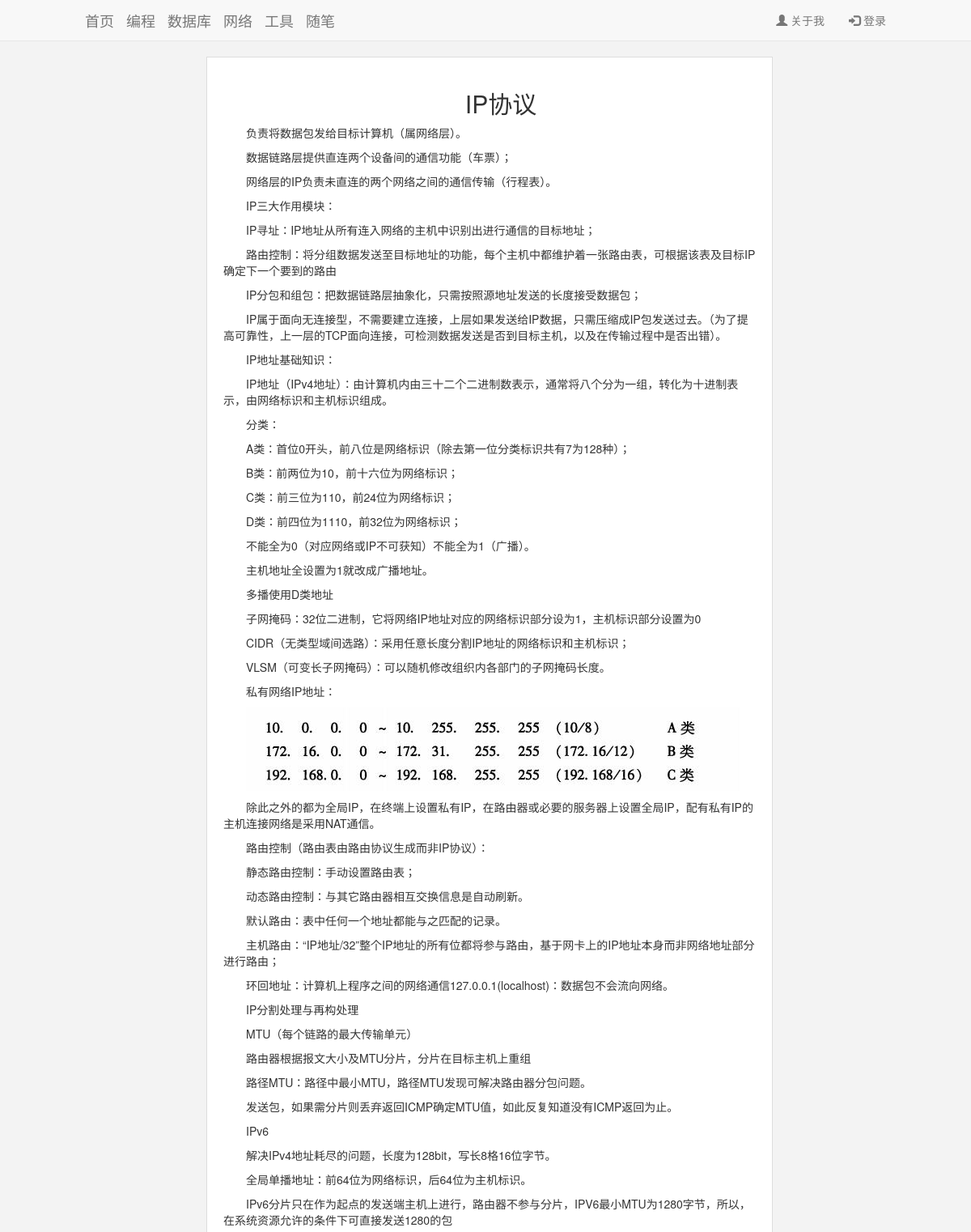
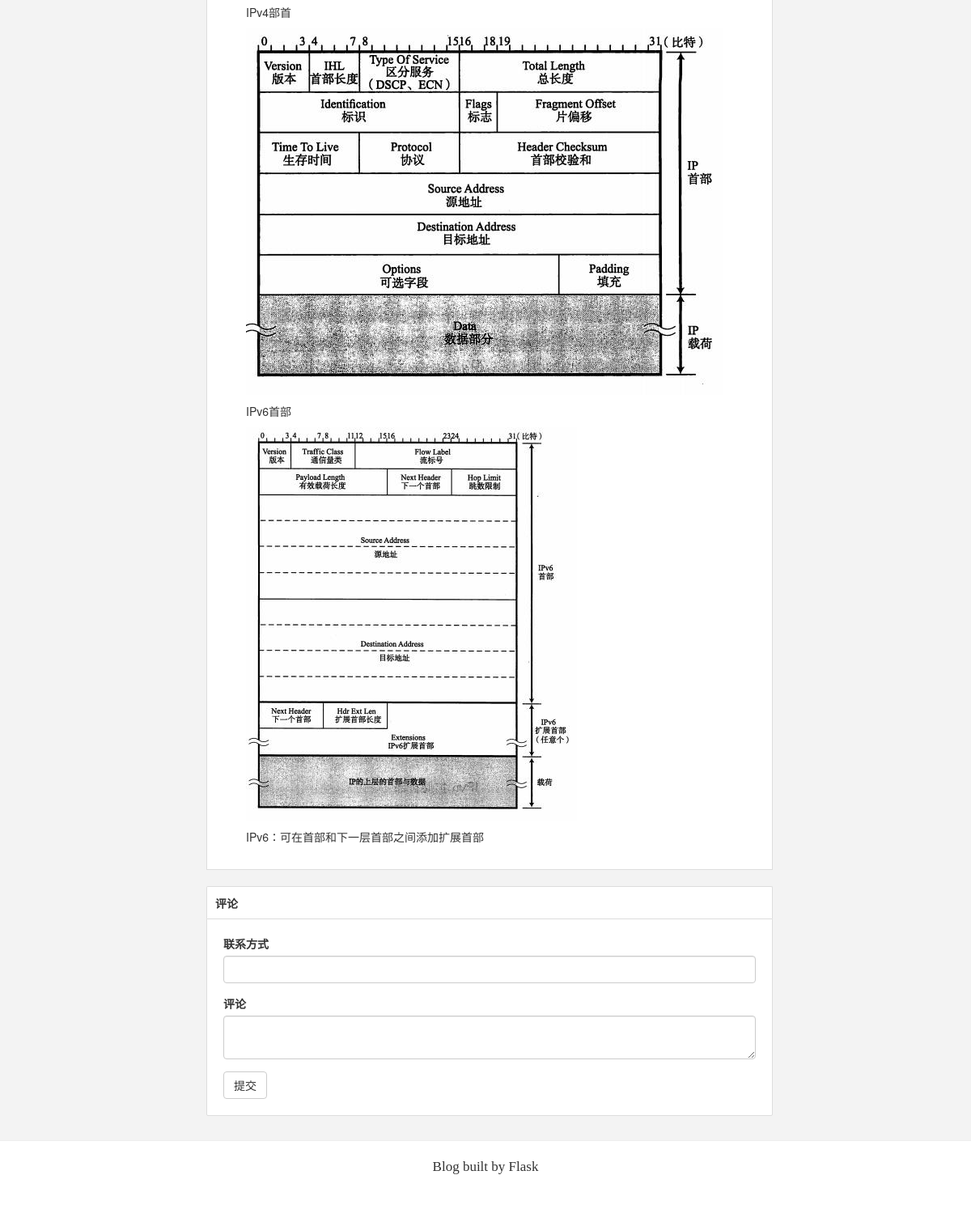
Screenshot of /post/8 with the database file from the repository (2 pictures, top to bottom).
### app/models.py (models this page shows)
class Post(db.Model):
    __tablename__ = 'posts'
    id = db.Column(db.Integer, primary_key=True)
    head_pic = db.Column(db.Text, default='/static/pic/test3.jpg')
    body_pic = db.Column(db.Text)
    title = db.Column(db.Text)
    body = db.Column(db.Text)
    abstract = db.Column(db.Text)
    tag = db.Column(db.Text)
    timestamp = db.Column(db.DateTime, index=True, default=datetime.utcnow)
    comments = db.relationship('Comment', backref='role')
    is_active = db.Column(db.Boolean, default=True)

### app/main/view.py (the view)
@main.route('/post/<int:id>', methods=['GET', 'POST'])
def post(id):
    form = CommentForm()
    if request.method == 'POST':
        comment = Comment(body=form.comment.data, connection=form.connect.data, post_id=id)
        db.session.add(comment)
        return redirect(url_for('main.post', id=id))
    post = Post.query.get_or_404(id)
    comments = Comment.query.filter_by(post_id=id).order_by(Comment.timestamp.desc()).all()
    return render_template('view_post.html', post=post, form=form, comments=comments)

### app/main/Forms.py
class CommentForm(FlaskForm):
    connect = StringField('联系方式')
    comment = TextAreaField('评论', validators=[DataRequired()])
    submit = SubmitField('提交')

### app/templates/view_post.html (shortened to what this page needs)
{% extends "base.html" %}
{% import "bootstrap/wtf.html" as wtf %}
{% block body %}
  <div class="container">
    <div class="post">
      <h2 align="center">{{ post.title }}</h2>
      <p>{{ post.body | safe }}</p>
    </div>
    <div class="box-title comment">
      <p>评论</p>
    </div>
    <div class="box comment">
      {{ wtf.quick_form(form) }}
    </div>
  </div>
{% endblock %}

### app/static/css/customization.css (style rules this page uses)
body { padding-top: 70px; background-color: #f3f3f3; }
.box { position: relative; background-color: white; display: block; margin: 0 0 10px 0; padding: 20px; border: 1px solid #ddd; border-radius: 0 0 2px 2px; }
.box-title { position: relative; background-color: white; display: block; padding: 10px; border: 1px #ddd; border-style: solid solid none solid; border-radius: 2px 2px 0 0; height: 40px; font-weight: bold; }
.container { padding-right: 90px; padding-left: 90px; margin-right: auto; margin-left: auto; }
.post { background-color: white; padding: 20px; border: 1px solid #ddd; max-width: 700px; text-indent: 2em; margin: 0 0 20px 150px; }
.comment { max-width: 700px; margin-left: 150px; font-size: 14px; }

### rows the page displays
Post: title "IP协议", body "负责将数据包发给目标计算机（属网络层）。 数据链路层提供直连两个设备间的通信功能（车票）； 网络层的IP负责未直连的两个网络之间的通信传输（行程表）。 IP三大作用模块： IP寻址：IP地址从所有连入网络的主机中识别出进行通信的目标地址； 路由控制：将分组数据发送至目标地址的功能，每个主机中都维护着一张路由表，可根据该表及目标IP确定下一个要到的路由 IP分包和组包：把数据链路层抽象化，只需按照源地址发送的长度接受数据包； IP属于面向无连接型，不需要建立连接，上层如果发送给IP数据，只需压缩成IP包发送过去。（为了提高可靠性，上一层的TCP面向连接，可检测数据发送是否到目标主机，以及在传输过程中是否出错）。 IP地址基础知识： IP地址（IPv4地址）：由计算机内由三十二个二进制数表示，通常将八个分为一组，转化为十进制表示，由网络标识和主机标识组成。 分类： A类：首位0开头，前八位是网络标识（除去第一位分类标识共有7为128种）； B类：前两位为10，前十六位为网络标识； C类：前三位为110，前24位为网络标识； D类：前四位为1110，前32位为网络标识； 不能全为0（对应网络或IP不可获知）不能全为1（广播）。 主机地址全设置为1就改成广播地址。 多播使用D类地址 子网掩码：32位二进制，它将网络IP地址对应的网络标识部分设为1，主机标识部分设置为0 CIDR（无类型域间选路）：采用任意长度分割IP地址的网络标识和主机标识； VLSM（可变长子网掩码）：可以随机修改组织内各部门的子网掩码长度。 私有网络IP地址：…", body (picture)
